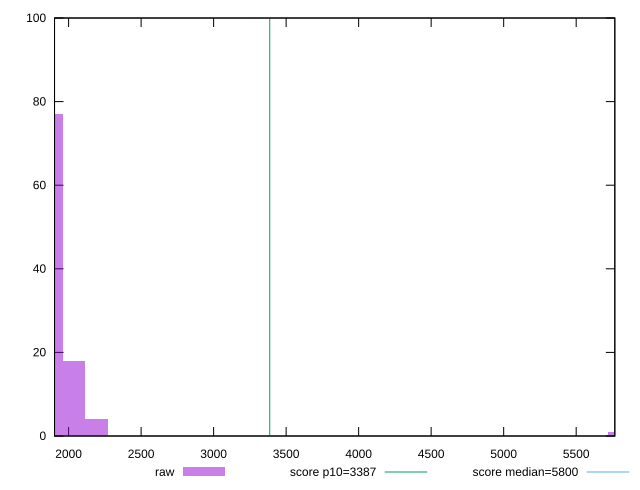

Reproduce this figure in gnuplot.
reset

$raw <<EOF
5799.209028745952 1
2194.2953081741443 4
2037.5599290188482 18
1880.8245498635522 77
EOF

set key outside below
set boxwidth 156.73537915529602
set xrange [1903.0334999999995:5766.440472309114]
set yrange [0:100]
set trange [0:100]
set style fill transparent solid 0.5 noborder

set parametric
set terminal svg size 640, 490 enhanced background rgb 'white'
set output "report_00019_2021-02-10T18-14-37.922Z//speed-index/samples/pages+cached+noadtech+nomedia/raw/histogram.svg"

plot $raw title "raw" with boxes, \
     3387,t title "score p10=3387", \
     5800,t title "score median=5800"

reset
